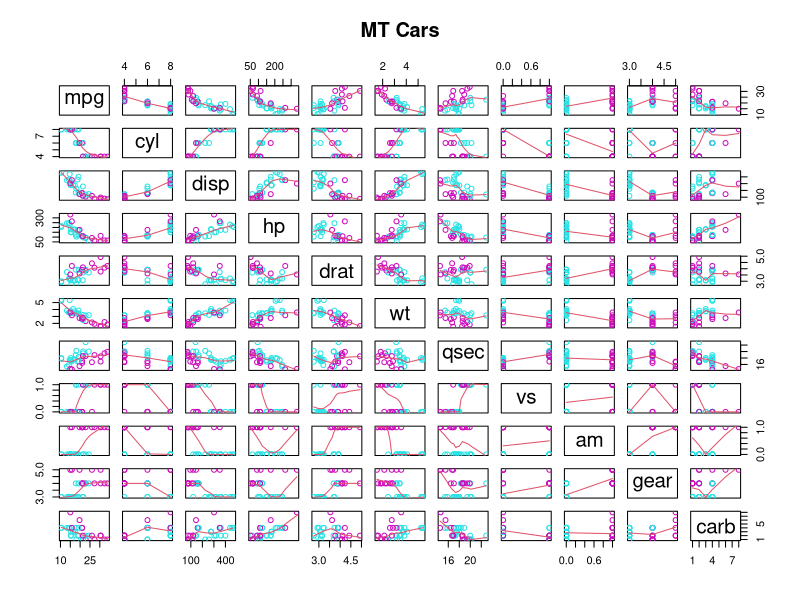
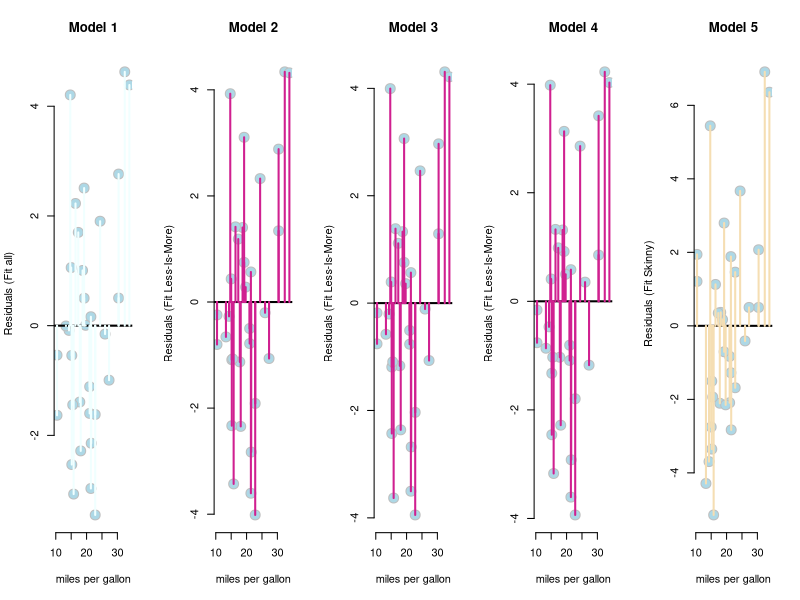

The R source for these figures, in order:
## ---- chunk 1
data(mtcars)
mtc<-data.frame(mtcars)
## ---- chunk 2
pairs(mtc, panel = panel.smooth, main = "MT Cars", col = 13 + (mtc$am >0))
## ---- chunk 3
 M<-abs(cor(mtc))
    which(M> 0.9, arr.ind=T)
## ---- chunk 4
which(M> 0.8, arr.ind=T)
## ---- chunk 5
mtc$am<-as.character(mtc$am)
mtc$am[mtc$am=="0"]<-"auto"
mtc$am[mtc$am=="1"]<-"manual"
## ---- chunk 6
  fit1<-lm(formula = mpg ~ .,  data = mtc) 
  f1<-summary(fit1)
  fit2<-lm(formula = mpg ~ wt + cyl + am + gear + drat + qsec + carb,  data = mtc)
  f2<-summary(fit2)
  fit3<-lm(formula = mpg ~ wt  + am + gear + drat + qsec + carb,  data = mtc)
  f3<-summary(fit3)
  fit4<-lm(formula = mpg ~ wt  + am  + drat + qsec + carb,  data = mtc)
  f4<-summary(fit4)
  fit5<-lm(formula = mpg ~ wt  + am  + drat ,  data = mtc)
  f5<-summary(fit5)
  fit6<-lm(formula = mpg ~ am ,  data = mtc)
  f6<-summary(fit6)
## ---- chunk 7
anova(fit1,fit2,fit3, fit4, fit5, fit6)
## ---- chunk 8
f1s <- summary(fit1)$coefficients[1,]  
f2s <-summary(fit2)$coefficients[1,]  
f3s <-summary(fit3)$coefficients[1,]
f4s <-summary(fit4)$coefficients[1,]   
f5s <-summary(fit5)$coefficients[1,] 
f6s <-summary(fit6)$coefficients[1,] 

paste("Model 1 : ") ;f1s  
paste("Model 2 : ") ;f2s
paste("Model 3 : ") ;f3s  
paste("Model 4 : ");f4s   
paste("Model 5 : ");f5s 
paste("Model 6 : ");f6s   

f6error <- summary(fit6)$coefficients[1,4]
f6serror <-summary(fit6)$coefficients[1,2]
f6sincrease <-summary(fit6)$coefficients[1,1]
## ---- chunk 9
e1 <- resid(fit1); e3 <- resid(fit3) ; e2 <- resid(fit2)
e4 <- resid(fit4)
e5 <- resid(fit5) ; e6 <- resid(fit6)
par(mfrow = c(1, 5))
plot(mtc$mpg, e1,  
     xlab = "miles per gallon", 
     ylab = "Residuals (Fit all)", 
     main="Model 1",
     bg = "lightblue", 
     col = "gray", cex = 2, pch = 21,frame = FALSE)
abline(h = 0, lwd = 2)
for (i in 1 : length(mtc$mpg)) 
lines(c(mtc$mpg[i], mtc$mpg[i]),c(e1[i], 0), col = "azure" , lwd = 2)

plot(mtc$mpg, e2,  
     xlab = "miles per gallon", 
     ylab = "Residuals (Fit Less-Is-More)", 
      main="Model 2",
     bg = "lightblue", 
     col = "gray", cex = 2, pch = 21,frame = FALSE)
abline(h = 0, lwd = 2)
for (i in 1 : length(mtc$mpg)) 
lines(c(mtc$mpg[i], mtc$mpg[i]),c(e2[i], 0), col = "violetred" , lwd = 2)

plot(mtc$mpg, e3,  
     xlab = "miles per gallon", 
     ylab = "Residuals (Fit Less-Is-More)", 
      main="Model 3",
     bg = "lightblue", 
     col = "gray", cex = 2, pch = 21,frame = FALSE)
abline(h = 0, lwd = 2)
for (i in 1 : length(mtc$mpg)) 
lines(c(mtc$mpg[i], mtc$mpg[i]),c(e3[i], 0), col = "violetred" , lwd = 2)

plot(mtc$mpg, e4,  
     xlab = "miles per gallon", 
     ylab = "Residuals (Fit Less-Is-More)", 
      main="Model 4",
     bg = "lightblue", 
     col = "gray", cex = 2, pch = 21,frame = FALSE)
abline(h = 0, lwd = 2)
for (i in 1 : length(mtc$mpg)) 
lines(c(mtc$mpg[i], mtc$mpg[i]),c(e4[i], 0), col = "violetred" , lwd = 2)

plot(mtc$mpg, e5,  
     xlab = "miles per gallon", 
     ylab = "Residuals (Fit Skinny)",
       main="Model 5",
     bg = "lightblue", 
     col = "gray", cex = 2, pch = 21,frame = FALSE)
abline(h = 0, lwd = 2)
for (i in 1 : length(mtc$mpg)) 
lines(c(mtc$mpg[i], mtc$mpg[i]),c(e5[i], 0), col = "wheat" , lwd = 2)

## ---- chunk 10
sumCoef<-summary(fit5)$coefficients 
coefficients <- sumCoef[1,1]+c(-1,1)*qt(.975,df=fit5$df)*sumCoef[1,2]

## ---- chunk 11
fitam<-lm(formula = mpg ~ am,  data = mtc) ;fam<-summary(fitam)
sumCoef<-fam$coefficients 
coefficients2 <-sumCoef[1,1]+c(-1,1)*qt(.975,df=fam$df)*sumCoef[1,2]
